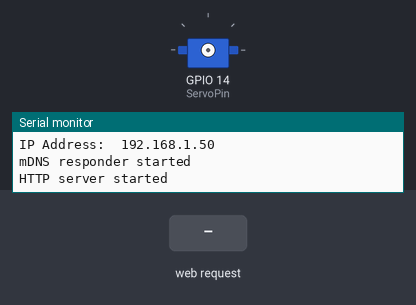
This program was run on a simulated ESP8266 (NodeMCU). Parts: servo, the last lines printed to the serial monitor. Inputs (shaded band) come from the test bench. WiFi joins after 1.5 s; servers stay silent unless stated.

Above: at 2.7 s.
2.8 s: HTTP request GET /motor/spin received
At 3.5 s:
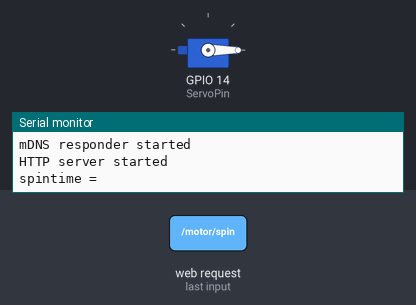
4.3 s: HTTP request GET /motor/spin?servoSpeed=120&spinTime=120 received
At 4.6 s:
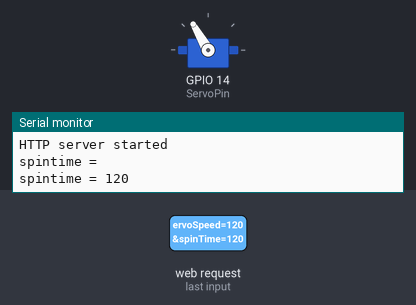
5.8 s: HTTP request GET /motor/spin?servoSpeed=0 received
At 6.9 s:
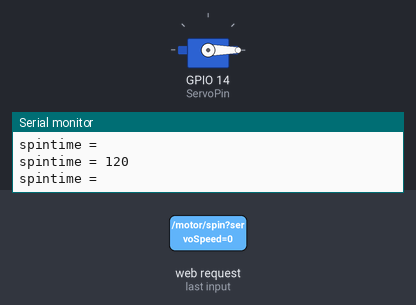
7.3 s: HTTP request GET /motor/spin?servoSpeed=120 received
At 8.1 s:
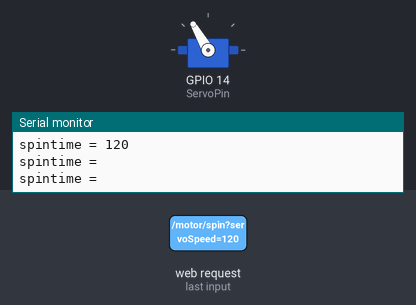
Timing chart, 0 to 9.8 s (numbered marks = the images above; inputs shaded):
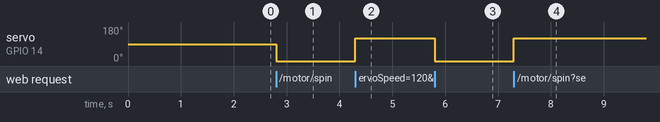

Measured:
- after the input at 2.8 s, servo on GPIO 14 (ServoPin): 90° → 0° at once
- after the input at 4.3 s, servo on GPIO 14 (ServoPin): 0° → 120° at once
- after the input at 5.8 s, servo on GPIO 14 (ServoPin): 120° → 0° at once
- after the input at 7.3 s, servo on GPIO 14 (ServoPin): 0° → 120° at once

The program:

main.cpp
```cpp
#include <ESP8266WiFi.h>
#include <WiFiClient.h>
#include <ESP8266WiFiMulti.h>
#include <ESP8266mDNS.h>
#include <ESP8266WebServer.h> // Include the WebServer library
#include <Servo.h>

#define ServoPin 14 // D5 --> GPIO14

ESP8266WiFiMulti wifiMulti;

ESP8266WebServer server(80); // new web server that listens for HTTP requests on port 80

Servo myservo;

void handleNotFound();
void handleServo();

void setup()
{
  // put your setup code here, to run once:
  Serial.begin(9600);
  delay(10);
  Serial.println('\n');

  // Connect to WiFi
  /*
   * Change the below to your own WiFi Details
  */
  wifiMulti.addAP("Your_WiFi_Network", "your_wifi_password");
  Serial.println("Connecting ...");
  while (wifiMulti.run() != WL_CONNECTED)
  {
    delay(250);
    Serial.print('.');
  }

  // If connection successful, print details
  Serial.println('\n');
  Serial.print("Connected to:\t");
  Serial.println(WiFi.SSID());
  Serial.print("IP Address:\t");
  Serial.println(WiFi.localIP());

  if (MDNS.begin("esp8266"))
  {
    Serial.println("mDNS responder started");
  }
  else
  {
    Serial.println("Error setting up the mDNS responder!!!!");
  }

  // Web Server Setup & Initiliaziation
  server.onNotFound(handleNotFound);
  server.on("/motor/spin", handleServo);
  server.begin();
  Serial.println("HTTP server started");
}

void loop()
{
  // put your main code here, to run repeatedly:
  server.handleClient();
}

void handleNotFound()
{
  server.send(404, "text/plain", "404: Not Found");
}

void handleServo()
{
  myservo.attach(ServoPin);
  // URI Args
  String servoSpeed = server.arg("servoSpeed");
  String spinTime = server.arg("spinTime");

  int speed = servoSpeed.toInt(); // Value for the speed of the servo
  int time = spinTime.toInt();    // Value for the delay (how long we will let it spin before it stops) in milliseconds

  Serial.println("spintime = " + spinTime);

  myservo.write(speed);
  delay(time);
  myservo.detach();

  server.send(200, "text/plain");
}
```
